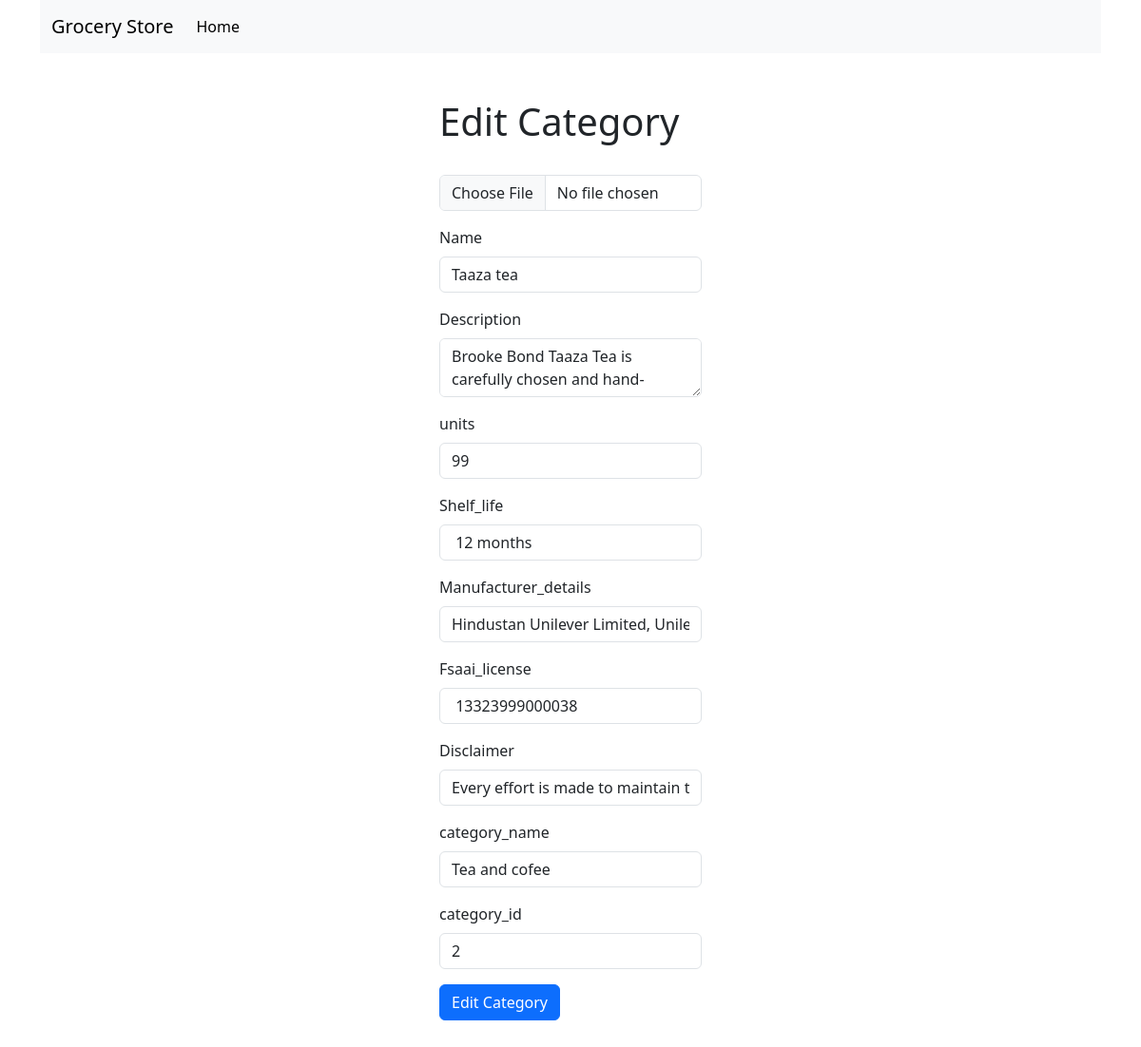
/edit_product/2 (signed in), run on an earlier commit of the app's database.
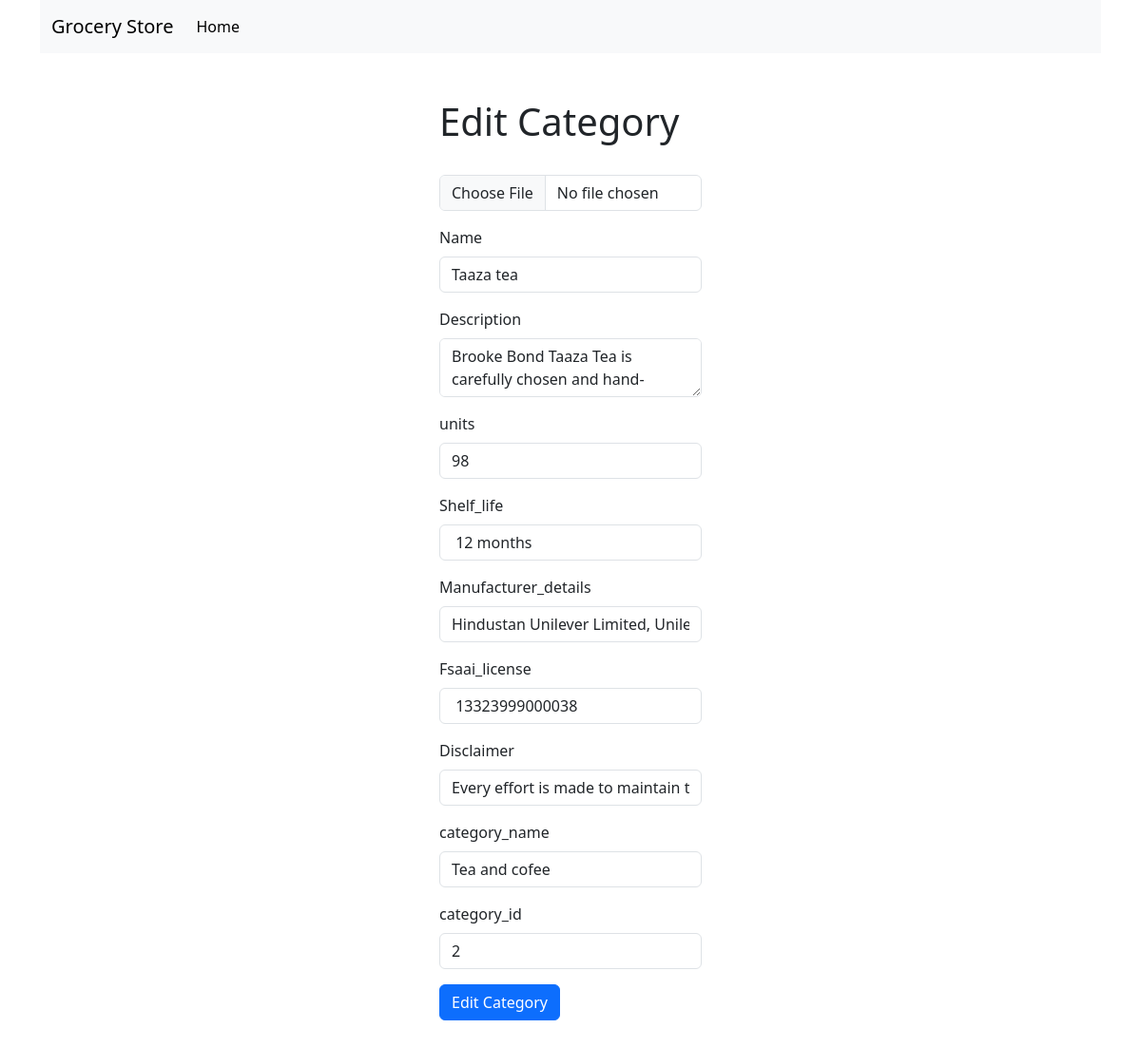
And on a later commit of the database.
### code/appl/dbmodels.py (models this page shows)
class Product(db.Model):
    __tablename__ = "product"
    id = db.Column(db.Integer, primary_key=True, autoincrement=True)
    owner = db.Column(db.Integer, nullable=False)
    description = db.Column(db.String, nullable=False)
    name = db.Column(db.String, unique=True, nullable=False)
    units = db.Column(db.Integer, nullable=False)
    price = db.Column(db.Integer, nullable=False)
    shelf_life=db.Column(db.Integer, nullable=False)
    manufacturer_details=db.Column(db.String, nullable=False)
    fsaai_license=db.Column(db.String, nullable=False)
    disclaimer=db.Column(db.String, nullable=False)
    category_n=db.Column(db.String, nullable=False)
    category_id = db.Column(db.Integer, db.ForeignKey('category.id'), nullable=False)
    category = db.relationship('Category', backref=db.backref('products', lazy=True))

### code/appl/controller.py (the view, shortened to what this page needs)
@app.route("/edit_product/<product_id>", methods = ["GET", "POST"])
def edit_product(product_id):
    if "user" in session:
        user = User.query.filter_by(name=session["user"]).first()
        if user.admin:
            product = Product.query.filter_by(id = product_id).first()
            if request.method == "GET":
                return render_template("editing_products.html", product=product)
    return redirect("/")

### code/templates/editing_products.html (shortened to what this page needs)
<!DOCTYPE html>
<html lang="en">
<head>
    <link href="https://cdn.jsdelivr.net/npm/bootstrap@5.3.1/dist/css/bootstrap.min.css" rel="stylesheet">
</head>
<body>
    <div class="container">
        <nav class="navbar navbar-expand-lg bg-light">
            <div class="container-fluid">
              <a class="navbar-brand" href="#">Grocery Store</a>
              <div class="collapse navbar-collapse" id="navbarSupportedContent">
                <ul class="navbar-nav me-auto mb-2 mb-lg-0">
                  <li class="nav-item">
                    <a class="nav-link active" aria-current="page" href="/">Home</a>
                  </li>
                </ul>
              </div>
            </div>
          </nav>
        </div>
        <div class="container py-4 py-xl-5 mx-auto col-xl-3">
            <h1>Edit Category</h1>
            <br>
            <form method="POST" enctype="multipart/form-data">
                <div class="input-group mb-3">
                    <input class="form-control" type="file" name="img" placeholder="Upload Image">
                </div>
                <div class="mb-3">
                  <label class="form-label">Name</label>
                  <input type="text" class="form-control" name="name" value="{{product.name}}">
                </div>
                <div class="mb-3">
                  <label class="form-label">Description</label>
                  <textarea type="text" class="form-control" name="description">{{product.description}}</textarea>
                </div><div class="mb-3">
                    <label class="form-label">units</label>
                    <input type="number" class="form-control" name="units" value="{{product.units}}">
                  </div>
                  <div class="mb-3">
                    <label class="form-label">Shelf_life</label>
                    <input type="text" class="form-control" name="shelf_life" value="{{product.shelf_life}}">
                  </div>
                  <div class="mb-3">
                    <label class="form-label">Manufacturer_details</label>
                    <input type="text" class="form-control" name="manufacturer_details"  value="{{product.manufacturer_details}}">
                  </div>
                  <div class="mb-3">
                    <label class="form-label">Fsaai_license</label>
                    <input type="text" class="form-control" name="fsaai_license" value="{{product.fsaai_license}}">
                  </div>
                  <div class="mb-3">
                    <label class="form-label">Disclaimer</label>
                    <input type="text" class="form-control" name="disclaimer" value="{{product.disclaimer}}">
                  </div>
                  <div class="mb-3">
                    <label class="form-label">category_name</label>
                    <input type="text" class="form-control" name="category_n" value="{{product.category_n}}">
                  </div>
                  <div class="mb-3">
                    <label class="form-label">category_id</label>
                    <input type="number" class="form-control" name="category_id" value="{{product.category_id}}">
                  </div>
                <button type="submit" class="btn btn-primary">Edit Category</button>
              </form>
        </div>
</body>
</html>

What changed in the data, as far as the page shows it:
changed Product "Taaza tea": units "99" → "98"
